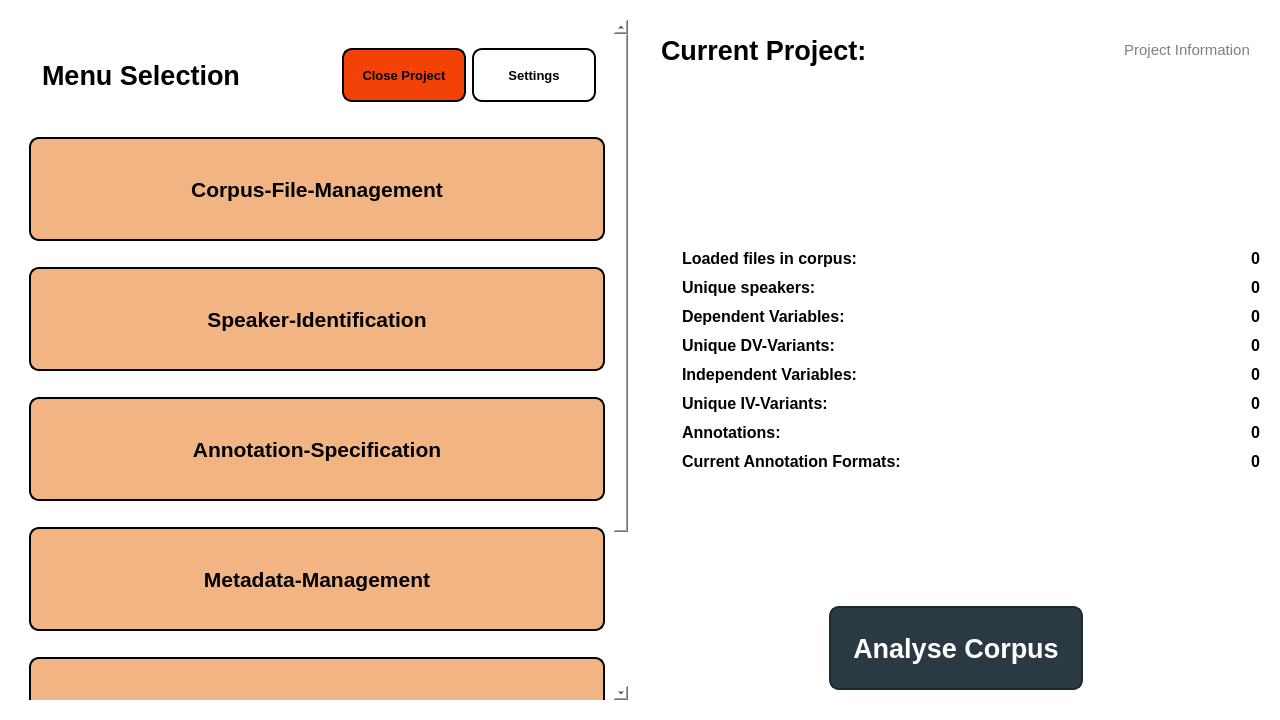
<?xml version="1.0" encoding="UTF-8"?>
<ui version="4.0">
 <class>HomeMenuTab</class>
 <widget class="QWidget" name="HomeMenuTab">
  <property name="geometry">
   <rect>
    <x>0</x>
    <y>0</y>
    <width>1280</width>
    <height>720</height>
   </rect>
  </property>
  <property name="styleSheet">
   <string notr="true">QWidget{
	background-color: white;
}

QPushButton {
    background-color:rgb(242, 180, 130) ;
	color: white;
    min-width: 80px;
	min-height: 40px;
	border-style: solid;
	border-color:rgb(208, 105, 22);
	border-width: 2px;
	border-radius: 10px;
}

QPushButton:hover {
	background-color:rgb(208, 105, 22);
	border-color: rgb(162, 81, 17);
	color: rgb(245, 245, 245);
}
</string>
  </property>
  <layout class="QGridLayout" name="gridLayout_2">
   <item row="2" column="1" alignment="Qt::AlignBottom">
    <widget class="QWidget" name="widget_analysebuttoncontainer" native="true">
     <layout class="QVBoxLayout" name="verticalLayout_3">
      <item>
       <widget class="QLabel" name="label_missingforanalysis">
        <property name="font">
         <font>
          <pointsize>10</pointsize>
          <bold>true</bold>
         </font>
        </property>
        <property name="styleSheet">
         <string notr="true">QLabel{color: red;}</string>
        </property>
        <property name="text">
         <string/>
        </property>
        <property name="alignment">
         <set>Qt::AlignCenter</set>
        </property>
       </widget>
      </item>
      <item alignment="Qt::AlignHCenter">
       <widget class="QPushButton" name="btn_home_analysecorpus">
        <property name="enabled">
         <bool>true</bool>
        </property>
        <property name="sizePolicy">
         <sizepolicy hsizetype="Fixed" vsizetype="Fixed">
          <horstretch>0</horstretch>
          <verstretch>0</verstretch>
         </sizepolicy>
        </property>
        <property name="font">
         <font>
          <pointsize>20</pointsize>
          <bold>true</bold>
         </font>
        </property>
        <property name="styleSheet">
         <string notr="true">QPushButton {
	color: white;
	background-color: rgb(43, 58, 66);
    border-width: 2px;
    border-color: rgb(30, 41, 46);
    min-width: 250px;
	min-height: 80px;
	border-style: solid;
	border-radius: 10px;
    margin-top: 10px; 
    margin-bottom: 10px;
}

QPushButton:hover {
	background-color:rgb(70, 95, 108);
	border-color: rgb(30, 41, 46);
	color: rgb(245, 245, 245);
}


QPushButton:disabled{
  background-color: rgb(121, 121, 121);
}</string>
        </property>
        <property name="text">
         <string>Analyse Corpus</string>
        </property>
       </widget>
      </item>
     </layout>
    </widget>
   </item>
   <item row="0" column="1">
    <widget class="QWidget" name="verticalWidget_contents" native="true">
     <layout class="QVBoxLayout" name="verticalLayout_2">
      <item alignment="Qt::AlignTop">
       <widget class="QWidget" name="widget" native="true">
        <layout class="QHBoxLayout" name="horizontalLayout_3">
         <item>
          <widget class="QLabel" name="proj_name_label">
           <property name="sizePolicy">
            <sizepolicy hsizetype="Preferred" vsizetype="Preferred">
             <horstretch>0</horstretch>
             <verstretch>0</verstretch>
            </sizepolicy>
           </property>
           <property name="font">
            <font>
             <pointsize>20</pointsize>
             <bold>true</bold>
            </font>
           </property>
           <property name="text">
            <string>Current Project: &lt;Project Name&gt;</string>
           </property>
           <property name="wordWrap">
            <bool>true</bool>
           </property>
          </widget>
         </item>
         <item alignment="Qt::AlignRight">
          <widget class="QPushButton" name="btn_projectinformation">
           <property name="font">
            <font>
             <pointsize>11</pointsize>
             <bold>false</bold>
            </font>
           </property>
           <property name="styleSheet">
            <string notr="true">QPushButton {
    background-color: white;
    border: 1px solid white;
	color: grey;
}

QPushButton:hover {
    background-color: white;
    color: dark grey; 
	text-decoration: underline;
}

QPushButton:pressed {
    background-color: white;
}

QPushButton:focus {
    border: 1px solid white;
}

QPushButton::menu-indicator {
    image: none;
}</string>
           </property>
           <property name="text">
            <string>Project Information</string>
           </property>
           <property name="icon">
            <iconset resource="resources.qrc">
             <normaloff>:/images/images/Help_Icon.svg</normaloff>:/images/images/Help_Icon.svg</iconset>
           </property>
           <property name="iconSize">
            <size>
             <width>24</width>
             <height>24</height>
            </size>
           </property>
          </widget>
         </item>
        </layout>
       </widget>
      </item>
     </layout>
    </widget>
   </item>
   <item row="0" column="0" rowspan="3">
    <widget class="QWidget" name="verticalWidget_buttons" native="true">
     <property name="minimumSize">
      <size>
       <width>600</width>
       <height>0</height>
      </size>
     </property>
     <property name="styleSheet">
      <string notr="true">QPushButton {
	color: black;
    min-width: 150px;
	min-height: 100px;
	border-style: solid;
	border-color: black;
	border-width: 2px;
	border-radius: 10px;
   margin-top: 10px; 
   margin-bottom: 10px;
}</string>
     </property>
     <layout class="QVBoxLayout" name="verticalLayout">
      <item>
       <widget class="QScrollArea" name="scrollArea_buttons">
        <property name="sizePolicy">
         <sizepolicy hsizetype="Preferred" vsizetype="Expanding">
          <horstretch>0</horstretch>
          <verstretch>0</verstretch>
         </sizepolicy>
        </property>
        <property name="styleSheet">
         <string notr="true">QScrollBar:vertical {
            border: 0px solid #999999;
            background:white;
            width:10px;    
            margin: 0px 0px 0px 0px;
        }
        QScrollBar::handle:vertical {         
       
            min-height: 0px;
          	border: 0px solid red;
			border-radius: 4px;
			background-color: rgb(226, 226, 226);
        }
        QScrollBar::add-line:vertical {       
            height: 0px;
            subcontrol-position: bottom;
            subcontrol-origin: margin;
        }
        QScrollBar::sub-line:vertical {
            height: 0 px;
            subcontrol-position: top;
            subcontrol-origin: margin;
        }</string>
        </property>
        <property name="frameShape">
         <enum>QFrame::NoFrame</enum>
        </property>
        <property name="widgetResizable">
         <bool>true</bool>
        </property>
        <widget class="QWidget" name="scrollAreaWidgetContents_3">
         <property name="geometry">
          <rect>
           <x>0</x>
           <y>0</y>
           <width>589</width>
           <height>928</height>
          </rect>
         </property>
         <layout class="QVBoxLayout" name="verticalLayout_5">
          <item>
           <layout class="QHBoxLayout" name="horizontalLayout_2">
            <item>
             <widget class="QLabel" name="label_home_homeimage">
              <property name="sizePolicy">
               <sizepolicy hsizetype="Minimum" vsizetype="Minimum">
                <horstretch>0</horstretch>
                <verstretch>0</verstretch>
               </sizepolicy>
              </property>
              <property name="pixmap">
               <pixmap resource="resources.qrc">:/images/images/Home_Icon.svg</pixmap>
              </property>
             </widget>
            </item>
            <item>
             <widget class="QLabel" name="label_home_maintitle">
              <property name="sizePolicy">
               <sizepolicy hsizetype="Expanding" vsizetype="Preferred">
                <horstretch>0</horstretch>
                <verstretch>0</verstretch>
               </sizepolicy>
              </property>
              <property name="font">
               <font>
                <pointsize>20</pointsize>
                <bold>true</bold>
               </font>
              </property>
              <property name="text">
               <string>Menu Selection</string>
              </property>
             </widget>
            </item>
            <item alignment="Qt::AlignRight">
             <widget class="QWidget" name="widget_settingsandclose_container" native="true">
              <property name="sizePolicy">
               <sizepolicy hsizetype="Preferred" vsizetype="Maximum">
                <horstretch>0</horstretch>
                <verstretch>0</verstretch>
               </sizepolicy>
              </property>
              <layout class="QHBoxLayout" name="horizontalLayout_4">
               <item>
                <widget class="QPushButton" name="btn_closeproject">
                 <property name="font">
                  <font>
                   <pointsize>10</pointsize>
                   <bold>true</bold>
                  </font>
                 </property>
                 <property name="styleSheet">
                  <string notr="true">QPushButton {
	background-color: rgb(242 ,66, 8);
    border: 2px solid black;
	color: black;
	min-height: 50px;
	max-height:50px;
	min-width: 120px;
	max-width: 120px;
}

QPushButton:hover {
	background-color: rgb(145, 0, 40);
    color: dark grey; 
}

QPushButton:pressed {
	background-color: rgb(145, 0, 40);
}


QPushButton::menu-indicator {
    image: none;
}</string>
                 </property>
                 <property name="text">
                  <string>Close Project</string>
                 </property>
                 <property name="icon">
                  <iconset resource="resources.qrc">
                   <normaloff>:/images/images/exit_icon.png</normaloff>:/images/images/exit_icon.png</iconset>
                 </property>
                 <property name="iconSize">
                  <size>
                   <width>28</width>
                   <height>28</height>
                  </size>
                 </property>
                </widget>
               </item>
               <item>
                <widget class="QPushButton" name="btn_settings">
                 <property name="sizePolicy">
                  <sizepolicy hsizetype="Minimum" vsizetype="Maximum">
                   <horstretch>0</horstretch>
                   <verstretch>0</verstretch>
                  </sizepolicy>
                 </property>
                 <property name="font">
                  <font>
                   <pointsize>10</pointsize>
                   <bold>true</bold>
                  </font>
                 </property>
                 <property name="styleSheet">
                  <string notr="true">QPushButton {
	background-color: white;
    border: 2px solid black;
	color: black;
	min-height: 50px;
	max-height:50px;
	min-width: 120px;
	max-width: 120px;
}

QPushButton:hover {
	background-color: rgb(200, 200, 200);
    color: dark grey; 
}

QPushButton:pressed {
    background-color: rgb(220, 220, 220);
}

QPushButton::menu-indicator {
    image: none;
}
</string>
                 </property>
                 <property name="text">
                  <string>Settings</string>
                 </property>
                 <property name="icon">
                  <iconset resource="resources.qrc">
                   <normaloff>:/images/images/settings_symbol.png</normaloff>:/images/images/settings_symbol.png</iconset>
                 </property>
                 <property name="iconSize">
                  <size>
                   <width>28</width>
                   <height>28</height>
                  </size>
                 </property>
                </widget>
               </item>
              </layout>
             </widget>
            </item>
           </layout>
          </item>
          <item alignment="Qt::AlignTop">
           <widget class="QPushButton" name="btn_home_managecorpus_sect">
            <property name="enabled">
             <bool>true</bool>
            </property>
            <property name="sizePolicy">
             <sizepolicy hsizetype="Preferred" vsizetype="Fixed">
              <horstretch>0</horstretch>
              <verstretch>1</verstretch>
             </sizepolicy>
            </property>
            <property name="font">
             <font>
              <pointsize>16</pointsize>
              <bold>true</bold>
             </font>
            </property>
            <property name="styleSheet">
             <string notr="true">QPushButton:disabled{
  background-color: rgb(242, 180, 130);

}</string>
            </property>
            <property name="text">
             <string>Corpus-File-Management</string>
            </property>
           </widget>
          </item>
          <item alignment="Qt::AlignTop">
           <widget class="QPushButton" name="btn_home_speaker_sect">
            <property name="enabled">
             <bool>true</bool>
            </property>
            <property name="sizePolicy">
             <sizepolicy hsizetype="Preferred" vsizetype="Fixed">
              <horstretch>0</horstretch>
              <verstretch>1</verstretch>
             </sizepolicy>
            </property>
            <property name="font">
             <font>
              <pointsize>16</pointsize>
              <bold>true</bold>
             </font>
            </property>
            <property name="styleSheet">
             <string notr="true">QPushButton:disabled{
  background-color: rgb(121, 121, 121);
}</string>
            </property>
            <property name="text">
             <string>Speaker-Identification</string>
            </property>
           </widget>
          </item>
          <item alignment="Qt::AlignTop">
           <widget class="QPushButton" name="btn_home_annotformat_sect">
            <property name="sizePolicy">
             <sizepolicy hsizetype="Preferred" vsizetype="Fixed">
              <horstretch>0</horstretch>
              <verstretch>1</verstretch>
             </sizepolicy>
            </property>
            <property name="font">
             <font>
              <pointsize>16</pointsize>
              <bold>true</bold>
             </font>
            </property>
            <property name="styleSheet">
             <string notr="true">QPushButton:disabled{
  background-color: rgb(121, 121, 121);
}</string>
            </property>
            <property name="text">
             <string>Annotation-Specification</string>
            </property>
           </widget>
          </item>
          <item alignment="Qt::AlignTop">
           <widget class="QPushButton" name="btn_home_varmanag_sect">
            <property name="sizePolicy">
             <sizepolicy hsizetype="Preferred" vsizetype="Fixed">
              <horstretch>0</horstretch>
              <verstretch>1</verstretch>
             </sizepolicy>
            </property>
            <property name="font">
             <font>
              <pointsize>16</pointsize>
              <bold>true</bold>
             </font>
            </property>
            <property name="styleSheet">
             <string notr="true">QPushButton:disabled{
  background-color: rgb(121, 121, 121);
}</string>
            </property>
            <property name="text">
             <string>Metadata-Management</string>
            </property>
           </widget>
          </item>
          <item alignment="Qt::AlignTop">
           <widget class="QPushButton" name="btn_home_analysissettings_sect">
            <property name="sizePolicy">
             <sizepolicy hsizetype="Preferred" vsizetype="Fixed">
              <horstretch>0</horstretch>
              <verstretch>1</verstretch>
             </sizepolicy>
            </property>
            <property name="font">
             <font>
              <pointsize>16</pointsize>
              <bold>true</bold>
             </font>
            </property>
            <property name="styleSheet">
             <string notr="true">QPushButton:disabled{
  background-color: rgb(121, 121, 121);
}</string>
            </property>
            <property name="text">
             <string>Analysis-Settings</string>
            </property>
           </widget>
          </item>
          <item alignment="Qt::AlignTop">
           <widget class="QPushButton" name="btn_home_annotation_sect">
            <property name="enabled">
             <bool>false</bool>
            </property>
            <property name="sizePolicy">
             <sizepolicy hsizetype="Preferred" vsizetype="Fixed">
              <horstretch>0</horstretch>
              <verstretch>1</verstretch>
             </sizepolicy>
            </property>
            <property name="font">
             <font>
              <pointsize>16</pointsize>
              <bold>true</bold>
             </font>
            </property>
            <property name="styleSheet">
             <string notr="true">QPushButton {
    background-color:rgb(255, 170, 0) ;
}

QPushButton:pressed {
	background-color: rgb(229, 153, 0) ;
}

QPushButton:disabled{
  background-color: rgb(121, 121, 121);
}</string>
            </property>
            <property name="text">
             <string>Annotate Corpus</string>
            </property>
           </widget>
          </item>
         </layout>
        </widget>
       </widget>
      </item>
     </layout>
    </widget>
   </item>
   <item row="1" column="1" alignment="Qt::AlignTop">
    <widget class="QWidget" name="gridWidget" native="true">
     <property name="sizePolicy">
      <sizepolicy hsizetype="Preferred" vsizetype="MinimumExpanding">
       <horstretch>0</horstretch>
       <verstretch>0</verstretch>
      </sizepolicy>
     </property>
     <layout class="QGridLayout" name="gridLayout">
      <property name="verticalSpacing">
       <number>10</number>
      </property>
      <item row="0" column="0">
       <widget class="QLabel" name="label_warning_loaded_files">
        <property name="maximumSize">
         <size>
          <width>24</width>
          <height>24</height>
         </size>
        </property>
        <property name="text">
         <string/>
        </property>
        <property name="pixmap">
         <pixmap resource="resources.qrc">:/images/images/warning_symbol.png</pixmap>
        </property>
        <property name="scaledContents">
         <bool>true</bool>
        </property>
       </widget>
      </item>
      <item row="0" column="1">
       <widget class="QLabel" name="label_loadedfiles">
        <property name="font">
         <font>
          <pointsize>12</pointsize>
          <bold>true</bold>
         </font>
        </property>
        <property name="text">
         <string>Loaded files in corpus:</string>
        </property>
       </widget>
      </item>
      <item row="0" column="2" alignment="Qt::AlignRight">
       <widget class="QLabel" name="label_loadedfiles_content">
        <property name="font">
         <font>
          <pointsize>12</pointsize>
          <bold>true</bold>
         </font>
        </property>
        <property name="text">
         <string>0</string>
        </property>
       </widget>
      </item>
      <item row="1" column="0">
       <widget class="QLabel" name="label_warning_speakers">
        <property name="maximumSize">
         <size>
          <width>24</width>
          <height>24</height>
         </size>
        </property>
        <property name="text">
         <string/>
        </property>
        <property name="pixmap">
         <pixmap resource="resources.qrc">:/images/images/warning_symbol.png</pixmap>
        </property>
        <property name="scaledContents">
         <bool>true</bool>
        </property>
       </widget>
      </item>
      <item row="1" column="1">
       <widget class="QLabel" name="label_uniquespeakers">
        <property name="font">
         <font>
          <pointsize>12</pointsize>
          <bold>true</bold>
         </font>
        </property>
        <property name="text">
         <string>Unique speakers:</string>
        </property>
       </widget>
      </item>
      <item row="1" column="2" alignment="Qt::AlignRight">
       <widget class="QLabel" name="label_uniquespeakers_content">
        <property name="font">
         <font>
          <pointsize>12</pointsize>
          <bold>true</bold>
         </font>
        </property>
        <property name="text">
         <string>0</string>
        </property>
       </widget>
      </item>
      <item row="2" column="0">
       <widget class="QLabel" name="label_warning_dvs">
        <property name="maximumSize">
         <size>
          <width>24</width>
          <height>24</height>
         </size>
        </property>
        <property name="text">
         <string/>
        </property>
        <property name="pixmap">
         <pixmap resource="resources.qrc">:/images/images/warning_symbol.png</pixmap>
        </property>
        <property name="scaledContents">
         <bool>true</bool>
        </property>
       </widget>
      </item>
      <item row="2" column="1">
       <widget class="QLabel" name="label_dvs">
        <property name="font">
         <font>
          <pointsize>12</pointsize>
          <bold>true</bold>
         </font>
        </property>
        <property name="text">
         <string>Dependent Variables:</string>
        </property>
       </widget>
      </item>
      <item row="2" column="2" alignment="Qt::AlignRight">
       <widget class="QLabel" name="label_dvs_content">
        <property name="font">
         <font>
          <pointsize>12</pointsize>
          <bold>true</bold>
         </font>
        </property>
        <property name="text">
         <string>0</string>
        </property>
       </widget>
      </item>
      <item row="3" column="0">
       <widget class="QLabel" name="label_warning_dv_variants">
        <property name="maximumSize">
         <size>
          <width>24</width>
          <height>24</height>
         </size>
        </property>
        <property name="text">
         <string/>
        </property>
        <property name="pixmap">
         <pixmap resource="resources.qrc">:/images/images/warning_symbol.png</pixmap>
        </property>
        <property name="scaledContents">
         <bool>true</bool>
        </property>
       </widget>
      </item>
      <item row="3" column="1">
       <widget class="QLabel" name="label_dv_variants">
        <property name="font">
         <font>
          <pointsize>12</pointsize>
          <bold>true</bold>
         </font>
        </property>
        <property name="text">
         <string>Unique DV-Variants:</string>
        </property>
       </widget>
      </item>
      <item row="3" column="2" alignment="Qt::AlignRight">
       <widget class="QLabel" name="label_dv_variants_content">
        <property name="font">
         <font>
          <pointsize>12</pointsize>
          <bold>true</bold>
         </font>
        </property>
        <property name="text">
         <string>0</string>
        </property>
       </widget>
      </item>
      <item row="4" column="0">
       <widget class="QLabel" name="label_warning_ivs">
        <property name="maximumSize">
         <size>
          <width>24</width>
          <height>24</height>
         </size>
        </property>
        <property name="text">
         <string/>
        </property>
        <property name="pixmap">
         <pixmap resource="resources.qrc">:/images/images/warning_symbol.png</pixmap>
        </property>
        <property name="scaledContents">
         <bool>true</bool>
        </property>
       </widget>
      </item>
      <item row="4" column="1">
       <widget class="QLabel" name="label_ivs">
        <property name="font">
         <font>
          <pointsize>12</pointsize>
          <bold>true</bold>
         </font>
        </property>
        <property name="text">
         <string>Independent Variables:</string>
        </property>
       </widget>
      </item>
      <item row="4" column="2" alignment="Qt::AlignRight">
       <widget class="QLabel" name="label_ivs_contents">
        <property name="font">
         <font>
          <pointsize>12</pointsize>
          <bold>true</bold>
         </font>
        </property>
        <property name="text">
         <string>0</string>
        </property>
       </widget>
      </item>
      <item row="5" column="0">
       <widget class="QLabel" name="label_warning_iv_values">
        <property name="maximumSize">
         <size>
          <width>24</width>
          <height>24</height>
         </size>
        </property>
        <property name="text">
         <string/>
        </property>
        <property name="pixmap">
         <pixmap resource="resources.qrc">:/images/images/warning_symbol.png</pixmap>
        </property>
        <property name="scaledContents">
         <bool>true</bool>
        </property>
       </widget>
      </item>
      <item row="5" column="1">
       <widget class="QLabel" name="label_iv_values">
        <property name="font">
         <font>
          <pointsize>12</pointsize>
          <bold>true</bold>
         </font>
        </property>
        <property name="text">
         <string>Unique IV-Variants:</string>
        </property>
       </widget>
      </item>
      <item row="5" column="2" alignment="Qt::AlignRight">
       <widget class="QLabel" name="label_iv_values_content">
        <property name="font">
         <font>
          <pointsize>12</pointsize>
          <bold>true</bold>
         </font>
        </property>
        <property name="text">
         <string>0</string>
        </property>
       </widget>
      </item>
      <item row="6" column="0">
       <widget class="QLabel" name="label_warning_annotations">
        <property name="maximumSize">
         <size>
          <width>24</width>
          <height>24</height>
         </size>
        </property>
        <property name="text">
         <string/>
        </property>
        <property name="pixmap">
         <pixmap resource="resources.qrc">:/images/images/warning_symbol.png</pixmap>
        </property>
        <property name="scaledContents">
         <bool>true</bool>
        </property>
       </widget>
      </item>
      <item row="6" column="1">
       <widget class="QLabel" name="label_annotations">
        <property name="font">
         <font>
          <pointsize>12</pointsize>
          <bold>true</bold>
         </font>
        </property>
        <property name="text">
         <string>Annotations:</string>
        </property>
       </widget>
      </item>
      <item row="6" column="2" alignment="Qt::AlignRight">
       <widget class="QLabel" name="label_annotations_content">
        <property name="font">
         <font>
          <pointsize>12</pointsize>
          <bold>true</bold>
         </font>
        </property>
        <property name="text">
         <string>0</string>
        </property>
       </widget>
      </item>
      <item row="7" column="0">
       <widget class="QLabel" name="label_warning_annotationformats">
        <property name="maximumSize">
         <size>
          <width>24</width>
          <height>24</height>
         </size>
        </property>
        <property name="text">
         <string/>
        </property>
        <property name="pixmap">
         <pixmap resource="resources.qrc">:/images/images/warning_symbol.png</pixmap>
        </property>
        <property name="scaledContents">
         <bool>true</bool>
        </property>
       </widget>
      </item>
      <item row="7" column="1">
       <widget class="QLabel" name="label_annotationformat">
        <property name="font">
         <font>
          <pointsize>12</pointsize>
          <bold>true</bold>
         </font>
        </property>
        <property name="text">
         <string>Current Annotation Formats:</string>
        </property>
       </widget>
      </item>
      <item row="7" column="2" alignment="Qt::AlignRight">
       <widget class="QLabel" name="label_annotationformat_contents">
        <property name="font">
         <font>
          <pointsize>12</pointsize>
          <bold>true</bold>
         </font>
        </property>
        <property name="text">
         <string>0</string>
        </property>
       </widget>
      </item>
     </layout>
    </widget>
   </item>
  </layout>
 </widget>
 <resources>
  <include location="resources.qrc"/>
 </resources>
 <connections/>
</ui>
